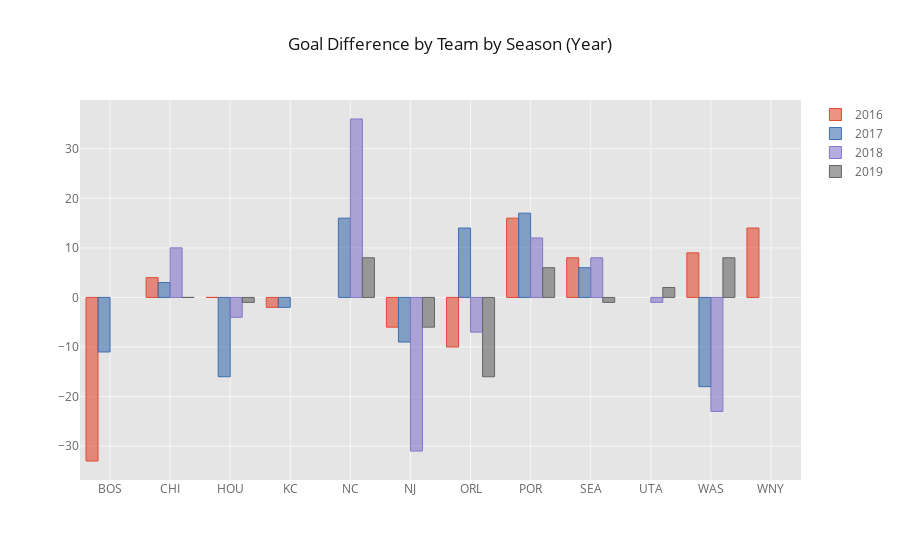

Notebook source saved alongside this figure:
### Code cell
#this cell plots a bar graph of goal difference by team by season
seasoned = standings.drop(['Rank', 'Full Team'],
                          axis = 1).pivot_table(index = 'Team',
                                                columns = 'Season',
                                                values = 'Goal Difference')
seasoned.iplot(kind = 'bar', title = 'Goal Difference by Team by Season (Year)')

### Figure 1 — Plotly figure (JSON) as saved in the notebook; plotly's stock layout.template omitted (floating-point values rounded to 4 significant figures)
{"data": [{"marker": {"color": "rgba(226, 74, 51, 0.6)", "line": {"color": "rgba(226, 74, 51, 1.0)", "width": 1}}, "name": "2016", "orientation": "v", "text": "", "type": "bar", "uid": "fb9e3ee4-a3cf-4046-a6de-8809cc0194fd", "x": ["BOS", "CHI", "HOU", "KC", "NC", "NJ", "ORL", "POR", "SEA", "UTA", "WAS", "WNY"], "y": [-33, 4, 0, -2, "", -6, -10, 16, 8, "", 9, 14]}, {"marker": {"color": "rgba(62, 111, 176, 0.6)", "line": {"color": "rgba(62, 111, 176, 1.0)", "width": 1}}, "name": "2017", "orientation": "v", "text": "", "type": "bar", "uid": "4fcea88f-1dbe-4b2d-bded-20b7dd5c9718", "x": ["BOS", "CHI", "HOU", "KC", "NC", "NJ", "ORL", "POR", "SEA", "UTA", "WAS", "WNY"], "y": [-11, 3, -16, -2, 16, -9, 14, 17, 6, "", -18, ""]}, {"marker": {"color": "rgba(132, 118, 202, 0.6)", "line": {"color": "rgba(132, 118, 202, 1.0)", "width": 1}}, "name": "2018", "orientation": "v", "text": "", "type": "bar", "uid": "d975aab6-8292-4981-9982-75b35cbefbf7", "x": ["BOS", "CHI", "HOU", "KC", "NC", "NJ", "ORL", "POR", "SEA", "UTA", "WAS", "WNY"], "y": ["", 10, -4, "", 36, -31, -7, 12, 8, -1, -23, ""]}, {"marker": {"color": "rgba(101, 101, 101, 0.6)", "line": {"color": "rgba(101, 101, 101, 1.0)", "width": 1}}, "name": "2019", "orientation": "v", "text": "", "type": "bar", "uid": "cefb9528-e890-462d-ad4a-22564fa4e134", "x": ["BOS", "CHI", "HOU", "KC", "NC", "NJ", "ORL", "POR", "SEA", "UTA", "WAS", "WNY"], "y": ["", 0, -1, "", 8, -6, -16, 6, -1, 2, 8, ""]}], "layout": {"legend": {"bgcolor": "#FFFFFF", "font": {"color": "#666666"}}, "paper_bgcolor": "#FFFFFF", "plot_bgcolor": "#E5E5E5", "title": {"font": {"color": "#151516"}, "text": "Goal Difference by Team by Season (Year)"}, "xaxis": {"gridcolor": "#F6F6F6", "showgrid": true, "tickfont": {"color": "#666666"}, "title": {"font": {"color": "#666666"}, "text": ""}, "zerolinecolor": "#F6F6F6"}, "yaxis": {"gridcolor": "#F6F6F6", "showgrid": true, "tickfont": {"color": "#666666"}, "title": {"font": {"color": "#666666"}, "text": ""}, "zerolinecolor": "#F6F6F6"}}}
